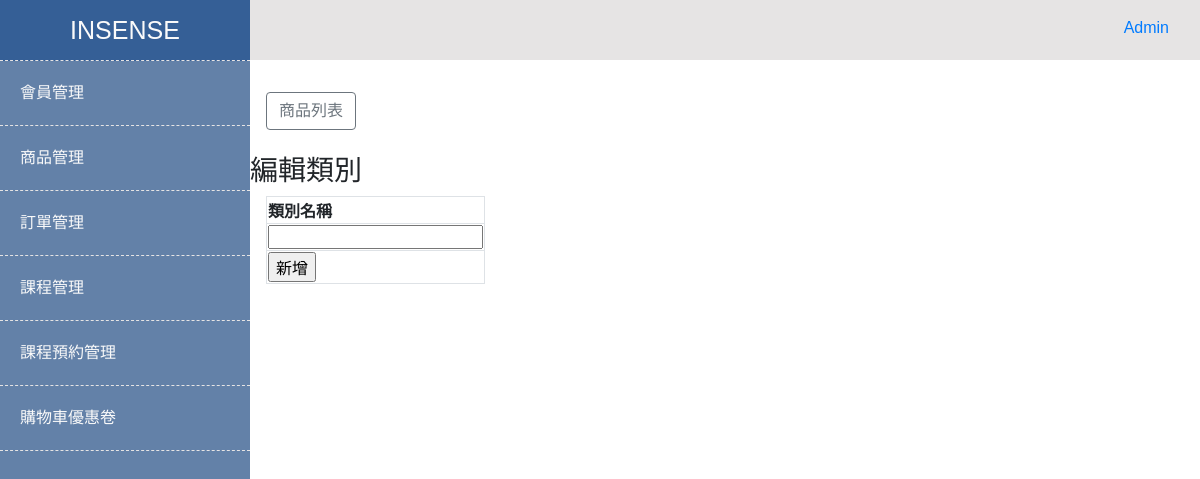
Before: /admin/Insense/backStage/category.php (signed in) with the older database file.
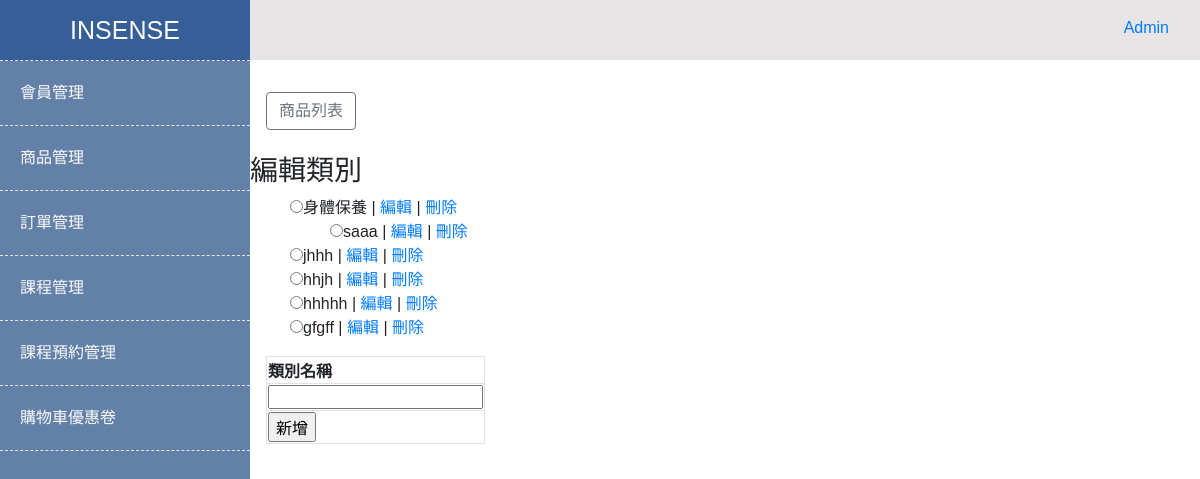
After: the same page with the newer database file.
### tables this page shows
CREATE TABLE `categories` (
  `categoryId` int(11) NOT NULL COMMENT '流水號',
  `categoryName` varchar(100) DEFAULT NULL COMMENT '類別名稱',
  `categoryParentId` int(11) NOT NULL DEFAULT '0' COMMENT '上層編號',
  `created_at` datetime NOT NULL DEFAULT CURRENT_TIMESTAMP COMMENT '新增時間',
  `updated_at` datetime NOT NULL DEFAULT CURRENT_TIMESTAMP ON UPDATE CURRENT_TIMESTAMP COMMENT '更新時間'
);

### admin/Insense/backStage/category.php (the view, shortened to what this page needs)
<?php
function buildTree($pdo, $parentId = 0)
{
  $sql = "SELECT `categoryId`, `categoryName`, `categoryParentId`
            FROM `categories`
            WHERE `categoryParentId` = ?";
  $stmt = $pdo->prepare($sql);
  $arrParam = [$parentId];
  $stmt->execute($arrParam);
  if ($stmt->rowCount() > 0) {
    echo "<ul>";
    $arr = $stmt->fetchAll(PDO::FETCH_ASSOC);
    for ($i = 0; $i < count($arr); $i++) {
      echo "<li>";
      echo "<input type='radio' name='categoryId' value='" . $arr[$i]['categoryId'] . "' />";
      echo $arr[$i]['categoryName'];
      echo " | <a href='./editCategory.php?editCategoryId=" . $arr[$i]['categoryId'] . "'>編輯</a>";
      echo " | <a href='../action/deleteCategory.php?deleteCategoryId=" . $arr[$i]['categoryId'] . "'>刪除</a>";
      buildTree($pdo, $arr[$i]['categoryId']);
      echo "</li>";
    }
    echo "</ul>";
  }
}
?>
<?php
require_once('../templates/header.php');
require_once('../templates/leftSideBar.php');
require_once('../templates/rightContainer.php');
?>
<br>
<a class="btn btn-outline-secondary ml-3" href="./admin.php" role="button">商品列表</a>
<br>
<br>
<h3>編輯類別</h3>
<form name="myForm" method="POST" action="../action/insertCategory.php">
  <?php buildTree($pdo, 0); ?>
  <table class="border ml-3">
    <thead>
      <tr>
        <th class="border">類別名稱</th>
      </tr>
    </thead>
    <tbody>
      <tr>
        <td class="border">
          <input type="text" name="categoryName" value="" maxlength="100" />
        </td>
      </tr>
    </tbody>
    <tfoot>
      <tr>
        <td class="border"><input type="submit" name="smb" value="新增"></td>
      </tr>
    </tfoot>
  </table>
</form>
<?php
require_once('../templates/footer.php');
?>

Changed rows visible on the page:
added categories: categoryName "身體保養", shown under "編輯類別"
added categories: categoryName "saaa", shown under "身體保養"
added categories: categoryName "jhhh", shown under "編輯類別"
added categories: categoryName "hhjh", shown under "編輯類別"
added categories: categoryName "hhhhh", shown under "編輯類別"
added categories: categoryName "gfgff", shown under "編輯類別"
